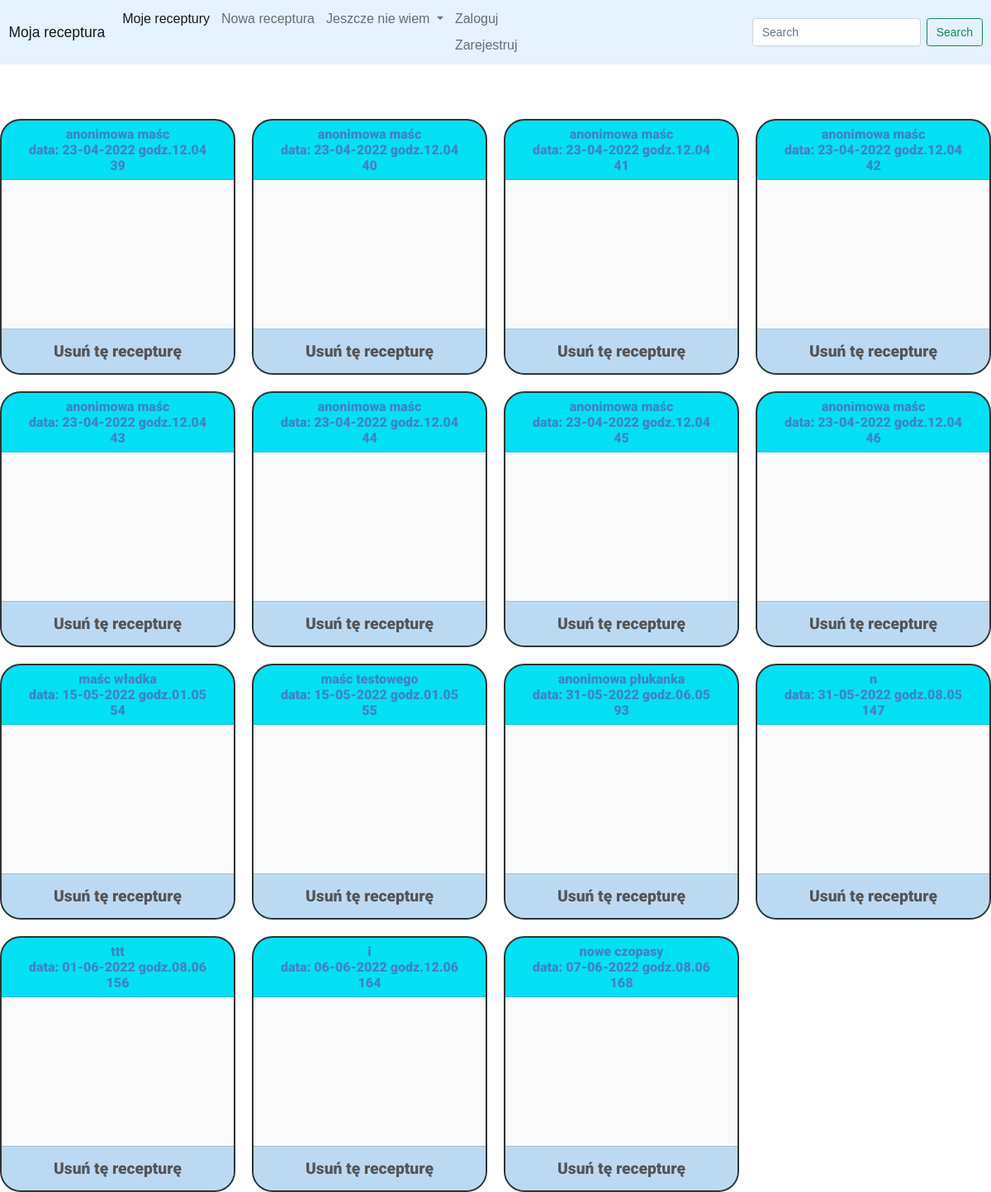
Page /mojerec on the earlier database version.
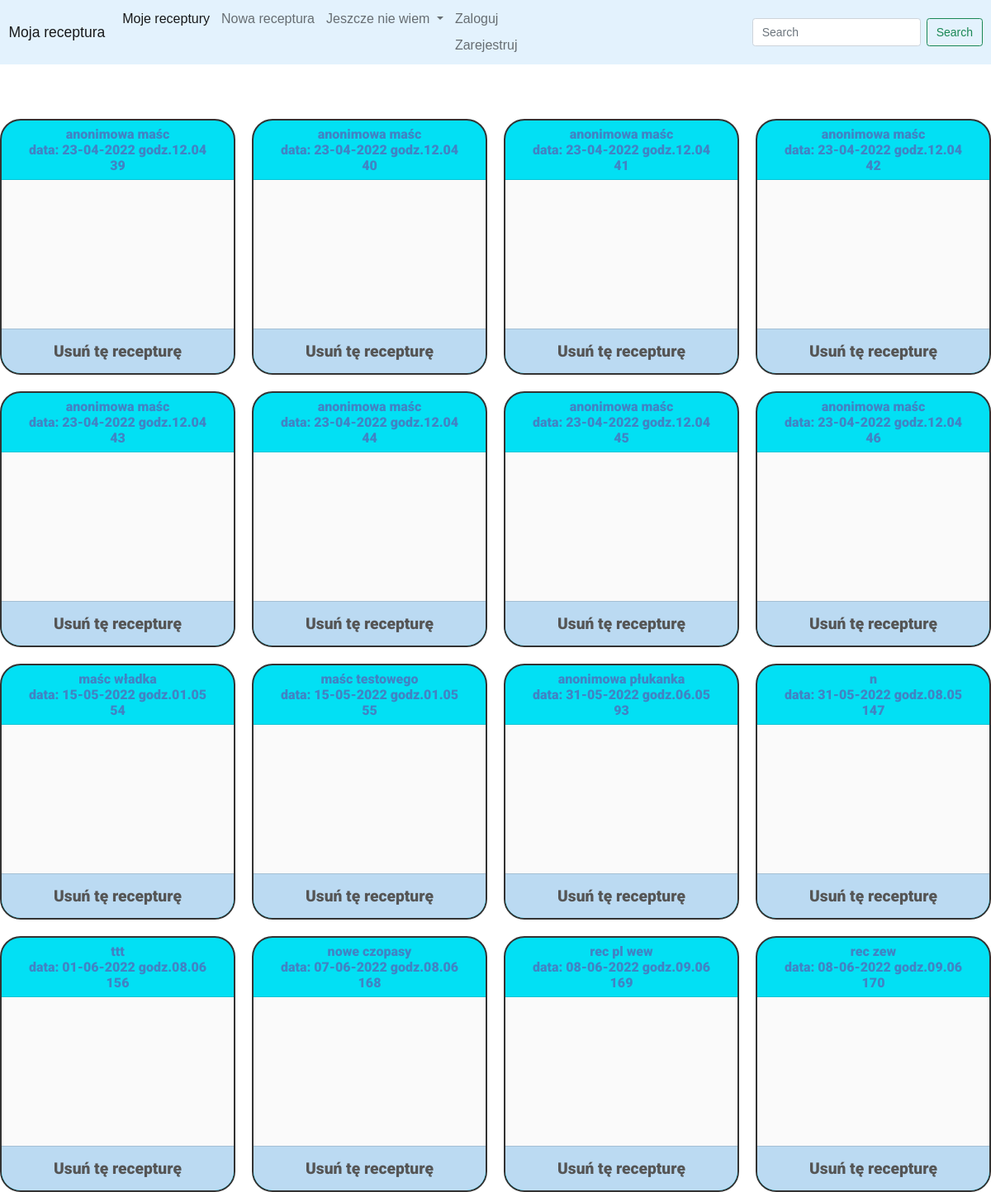
Same page on the later database version.
### recipes/models.py (models this page shows, shortened)
class Receptura (models.Model):
    rodzaje=(('1','Maść'),('2','czopki i globulki'),('3','receptura płynna'))
    czop_czy_glob=(('1','czopki'),('2','globulki'))
    tak_czy_nie = (('1', 'tak'), ('2', 'nie'))
    nazwa=models.CharField( max_length=20)
    date=models.DateTimeField(auto_now_add=True)
    rodzaj=models.TextField(choices=rodzaje,blank=True, null=True)
    czopki_czy_globulki=models.TextField(choices=czop_czy_glob, blank=True, null=True)
    ilosc_czop_glob = models.CharField(max_length=40, blank=True, null=True, default='')
    masa_docelowa_czop_glob = models.CharField(max_length=40, blank=True, null=True, default='')
    czy_ilosc_oleum_pomnozyc =models.TextField(choices=czop_czy_glob, blank=True, null=True)
    ilosc_masci =models.CharField(max_length=40, blank=True, null=True, default='')
    ilosc_gramow = models.CharField(max_length=40, blank=True, null=True, default='')
    owner=models.ForeignKey(User,blank = True, null = True,on_delete=models.CASCADE)
    session = models.ForeignKey(Session, null=True,on_delete=models.CASCADE)

### recipes/views.py (the view)
# urls.py: path('mojerec',views.mojeRec,name='mojerec'),
def mojeRec (request):
    if not request.session.exists(request.session.session_key):
        request.session.create()
    print("request.session.session_key", request.session.session_key)
    sys.stdout.flush()
    if request.user.is_anonymous ==False:
        moje_receptury=Receptura.objects.filter(owner=request.user).order_by('date')
    else:
        moje_receptury = Receptura.objects.filter(session=request.session.session_key).order_by('date') #request.session.get("name")
    context={'receptury':moje_receptury}
    return render(request,'mojerec.html',context)

### templates/mojerec.html (shortened to what this page needs)
<!DOCTYPE html>
<html lang="en">
<head>
</head>
<body>
{% extends 'base.html' %}
{% load static %}
{% block content %}
<br><br>
<div class="cards-rec-container">
  {% for i in receptury %}
  <div class="cont">
      <a href="{% url 'receptura' i.id %}">
        <div class="card-header">
        {{ i.nazwa }}
        <br>
        data: {{ i.date|date:"d-m-Y" }} godz.{{ i.date|date:"h.m" }}
        <div class='pk-class' id="pk-box">
        {{ i.pk }}
        </div>
      </div>
          <div id="{{i.pk}}-skladniki" class="card-sklad-rec"> </div>
      </a>
      <div type="button" class="card-footer" data-bs-toggle="modal" data-bs-target="#exampleModal-{{i.pk}}">
        Usuń tę recepturę
      </div>
</div>
{% endfor %}
</div>
{% endblock %}

### templates/base.html (shortened to what this page needs)
{% load static %}
<!DOCTYPE html>
<html lang="en">
<head>
    <link href="https://cdn.jsdelivr.net/npm/bootstrap@5.0.2/dist/css/bootstrap.min.css" rel="stylesheet">
    <link rel="stylesheet" href="https://cdn.jsdelivr.net/npm/semantic-ui@2.4.2/dist/semantic.min.css">
    <link rel="stylesheet"  href="{% static 'style.css' %}" />
</head>
<body>
<nav class="navbar navbar-expand-lg navbar-light" style="background-color: #e3f2fd;">
  <div class="container-fluid">
    <a class="navbar-brand" href="{% url 'home' %}">Moja receptura</a>
    <div class="collapse navbar-collapse" id="navbarSupportedContent">
      <ul class="navbar-nav me-auto mb-2 mb-lg-0">
        <li class="nav-item">
          <a class="nav-link active" aria-current="page" href="{% url 'mojerec' %}" >Moje receptury</a>
        </li>
        <li class="nav-item">
          <a class="nav-link" href="{% url 'dodajrec' %}">Nowa receptura</a>
        </li>
        <li class="nav-item dropdown">
          <a class="nav-link dropdown-toggle" href="#" id="navbarDropdown" role="button" data-bs-toggle="dropdown" aria-expanded="false">
            Jeszcze nie wiem      </a>
        </li>
        {% if user.is_authenticated %}
        <li class="nav-item dropdown">
          <a class="nav-link dropdown-toggle" href="#" id="navbarDropdown2" role="button" data-bs-toggle="dropdown" aria-expanded="false">
          Witaj, {{ user.username}}
          <a class="nav-link" href="{% url 'users:logout' %}">Wyloguj</a>
            </a>
          <ul class="dropdown-menu" aria-labelledby="navbarDropdown">
            <li><a class="dropdown-item" href="#">moje konto</a></li>
          </ul>
        </li>
        {% else %}
        <li class="nav-item dropdown">
        <a class="nav-link" href="{% url 'users:login' %}">Zaloguj</a>
        <a class="nav-link" href="{% url 'users:register' %}">Zarejestruj</a>
      </li>
        {% endif %}
      </ul>
      <form class="d-flex">
        <input class="form-control me-2" type="search" placeholder="Search" aria-label="Search">
        <button class="btn btn-outline-success" type="submit">Search</button>
      </form>
    </div>
  </div>
</nav>
{% block content %}
{% endblock content %}
</body>
</html>

### static/style.css (style rules this page uses)
* { box-sizing: border-box; }
body { font: 16px Arial; }
.cards-rec-container { margin: 0 auto; max-width: 1200px; display: grid; grid-template-columns: repeat(auto-fill, minmax(225px, 1fr)); grid-auto-rows: auto; gap: 20px; font-family: sans-serif; padding-top: 30px; }
.cont { border: 2px solid #333333; border-radius: 25px; overflow: hidden; text-align: center; background: #03e8fc; font-family: 'Roboto', sans-serif; font-weight: 900; }
.card-sklad-rec { line-height: 1.5; height: 180px; font-size: 0.9em; overflow-y: scroll; text-align: left; scrollbar-width: thin; scrollbar-color: #eb5234 #d8ede5; padding: 15px; background: #fafafa; }
.card-footer { padding: 15px; display: flex; justify-content: space-between; align-items: center; color: #555555; background: #bbdaf2; font-size: 1.2em; text-align: center; justify-content: center; align-items: center; }

Differences in the rows shown:
removed Receptura: nazwa "i", date "06-06-2022", date "12.06", pk "164"
added Receptura: nazwa "rec pl wew", date "08-06-2022", date "09.06", pk "169"
added Receptura: nazwa "rec zew", date "08-06-2022", date "09.06", pk "170"
